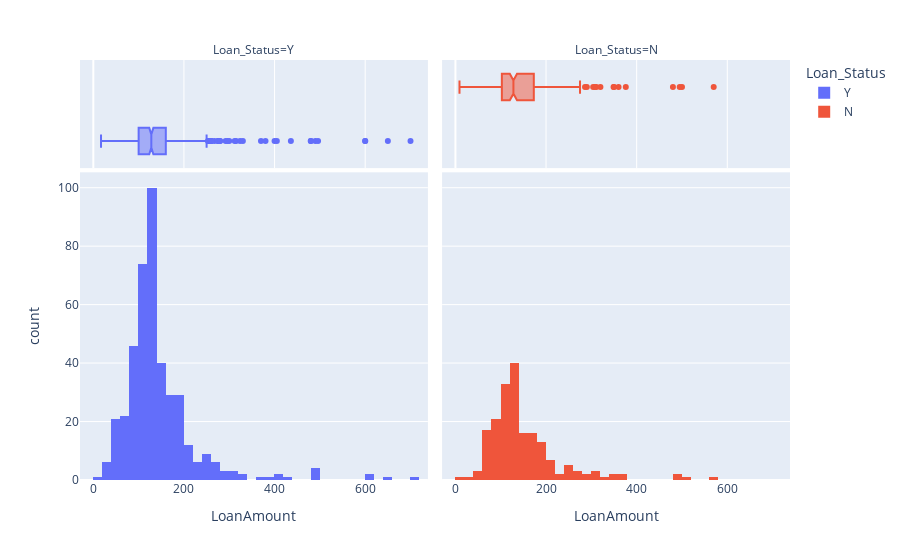

This figure's notebook cell:
### Code cell
#LoanAmount

fig = px.histogram(df, x="LoanAmount", facet_col="Loan_Status", marginal="box", color='Loan_Status')

fig.show()

### Figure 1 — Plotly figure (JSON) as saved in the notebook; plotly's stock layout.template omitted (floating-point values rounded to 4 significant figures; data arrays with more than 128 entries replaced by an {"elided": "..."} marker saying what was removed)
{"data": [{"alignmentgroup": "True", "bingroup": "x", "hovertemplate": "Loan_Status=Y<br>LoanAmount=%{x}<br>count=%{y}<extra></extra>", "legendgroup": "Y", "marker": {"color": "#636efa", "pattern": {"shape": ""}}, "name": "Y", "offsetgroup": "Y", "orientation": "v", "showlegend": true, "type": "histogram", "x": {"elided": "422 int values"}, "xaxis": "x", "yaxis": "y"}, {"alignmentgroup": "True", "hovertemplate": "Loan_Status=Y<br>LoanAmount=%{x}<extra></extra>", "legendgroup": "Y", "marker": {"color": "#636efa"}, "name": "Y", "notched": true, "offsetgroup": "Y", "showlegend": false, "type": "box", "x": {"elided": "422 int values"}, "xaxis": "x3", "yaxis": "y3"}, {"alignmentgroup": "True", "bingroup": "x", "hovertemplate": "Loan_Status=N<br>LoanAmount=%{x}<br>count=%{y}<extra></extra>", "legendgroup": "N", "marker": {"color": "#EF553B", "pattern": {"shape": ""}}, "name": "N", "offsetgroup": "N", "orientation": "v", "showlegend": true, "type": "histogram", "x": {"elided": "192 int values"}, "xaxis": "x2", "yaxis": "y2"}, {"alignmentgroup": "True", "hovertemplate": "Loan_Status=N<br>LoanAmount=%{x}<extra></extra>", "legendgroup": "N", "marker": {"color": "#EF553B"}, "name": "N", "notched": true, "offsetgroup": "N", "showlegend": false, "type": "box", "x": {"elided": "192 int values"}, "xaxis": "x4", "yaxis": "y4"}], "layout": {"annotations": [{"font": {}, "showarrow": false, "text": "Loan_Status=Y", "x": 0.245, "xanchor": "center", "xref": "paper", "y": 1, "yanchor": "bottom", "yref": "paper"}, {"font": {}, "showarrow": false, "text": "Loan_Status=N", "x": 0.755, "xanchor": "center", "xref": "paper", "y": 1, "yanchor": "bottom", "yref": "paper"}], "barmode": "relative", "legend": {"title": {"text": "Loan_Status"}, "tracegroupgap": 0}, "margin": {"t": 60}, "xaxis": {"anchor": "y", "domain": [0, 0.49], "title": {"text": "LoanAmount"}}, "xaxis2": {"anchor": "y2", "domain": [0.51, 1], "matches": "x", "title": {"text": "LoanAmount"}}, "xaxis3": {"anchor": "y3", "domain": [0, 0.49], "matches": "x", "showgrid": true, "showticklabels": false}, "xaxis4": {"anchor": "y4", "domain": [0.51, 1], "matches": "x", "showgrid": true, "showticklabels": false}, "yaxis": {"anchor": "x", "domain": [0, 0.7326], "title": {"text": "count"}}, "yaxis2": {"anchor": "x2", "domain": [0, 0.7326], "matches": "y", "showticklabels": false}, "yaxis3": {"anchor": "x3", "domain": [0.7426, 1], "matches": "y3", "showgrid": false, "showline": false, "showticklabels": false, "ticks": ""}, "yaxis4": {"anchor": "x4", "domain": [0.7426, 1], "matches": "y3", "showgrid": false, "showline": false, "showticklabels": false, "ticks": ""}}}
